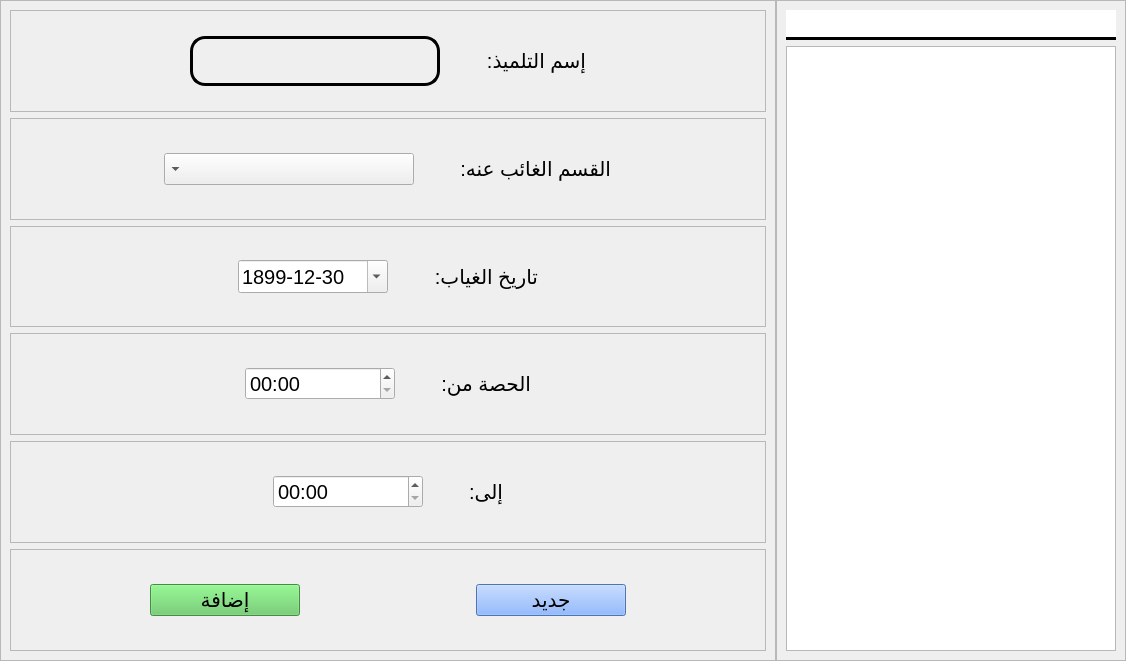
<?xml version="1.0" encoding="UTF-8"?>
<ui version="4.0">
 <class>add_absents_s</class>
 <widget class="QWidget" name="add_absents_s">
  <property name="geometry">
   <rect>
    <x>0</x>
    <y>0</y>
    <width>1126</width>
    <height>661</height>
   </rect>
  </property>
  <property name="windowTitle">
   <string>Form</string>
  </property>
  <layout class="QHBoxLayout" name="horizontalLayout">
   <property name="spacing">
    <number>0</number>
   </property>
   <property name="leftMargin">
    <number>0</number>
   </property>
   <property name="topMargin">
    <number>0</number>
   </property>
   <property name="rightMargin">
    <number>0</number>
   </property>
   <property name="bottomMargin">
    <number>0</number>
   </property>
   <item>
    <widget class="QFrame" name="frame_5">
     <property name="frameShape">
      <enum>QFrame::Shape::StyledPanel</enum>
     </property>
     <property name="frameShadow">
      <enum>QFrame::Shadow::Raised</enum>
     </property>
     <layout class="QVBoxLayout" name="verticalLayout">
      <item>
       <widget class="QFrame" name="frame_9">
        <property name="minimumSize">
         <size>
          <width>0</width>
          <height>70</height>
         </size>
        </property>
        <property name="frameShape">
         <enum>QFrame::Shape::StyledPanel</enum>
        </property>
        <property name="frameShadow">
         <enum>QFrame::Shadow::Raised</enum>
        </property>
        <layout class="QHBoxLayout" name="horizontalLayout_7">
         <item>
          <spacer name="horizontalSpacer_3">
           <property name="orientation">
            <enum>Qt::Orientation::Horizontal</enum>
           </property>
           <property name="sizeHint" stdset="0">
            <size>
             <width>40</width>
             <height>20</height>
            </size>
           </property>
          </spacer>
         </item>
         <item>
          <widget class="QLabel" name="name">
           <property name="minimumSize">
            <size>
             <width>250</width>
             <height>0</height>
            </size>
           </property>
           <property name="maximumSize">
            <size>
             <width>16777215</width>
             <height>50</height>
            </size>
           </property>
           <property name="font">
            <font>
             <pointsize>15</pointsize>
            </font>
           </property>
           <property name="styleSheet">
            <string notr="true">border: 3px solid black; 
border-radius: 15px</string>
           </property>
           <property name="text">
            <string/>
           </property>
          </widget>
         </item>
         <item>
          <spacer name="horizontalSpacer_2">
           <property name="orientation">
            <enum>Qt::Orientation::Horizontal</enum>
           </property>
           <property name="sizeType">
            <enum>QSizePolicy::Policy::Fixed</enum>
           </property>
           <property name="sizeHint" stdset="0">
            <size>
             <width>40</width>
             <height>20</height>
            </size>
           </property>
          </spacer>
         </item>
         <item>
          <widget class="QLabel" name="label_6">
           <property name="font">
            <font>
             <pointsize>15</pointsize>
            </font>
           </property>
           <property name="text">
            <string>إسم التلميذ:</string>
           </property>
          </widget>
         </item>
         <item>
          <spacer name="horizontalSpacer">
           <property name="orientation">
            <enum>Qt::Orientation::Horizontal</enum>
           </property>
           <property name="sizeHint" stdset="0">
            <size>
             <width>40</width>
             <height>20</height>
            </size>
           </property>
          </spacer>
         </item>
        </layout>
       </widget>
      </item>
      <item>
       <widget class="QFrame" name="frame_7">
        <property name="frameShape">
         <enum>QFrame::Shape::StyledPanel</enum>
        </property>
        <property name="frameShadow">
         <enum>QFrame::Shadow::Raised</enum>
        </property>
        <layout class="QHBoxLayout" name="horizontalLayout_5">
         <item>
          <spacer name="horizontalSpacer_4">
           <property name="orientation">
            <enum>Qt::Orientation::Horizontal</enum>
           </property>
           <property name="sizeHint" stdset="0">
            <size>
             <width>237</width>
             <height>20</height>
            </size>
           </property>
          </spacer>
         </item>
         <item>
          <widget class="QComboBox" name="classroom">
           <property name="minimumSize">
            <size>
             <width>250</width>
             <height>30</height>
            </size>
           </property>
           <property name="font">
            <font>
             <pointsize>15</pointsize>
            </font>
           </property>
           <property name="layoutDirection">
            <enum>Qt::LayoutDirection::RightToLeft</enum>
           </property>
           <property name="editable">
            <bool>false</bool>
           </property>
          </widget>
         </item>
         <item>
          <spacer name="horizontalSpacer_10">
           <property name="orientation">
            <enum>Qt::Orientation::Horizontal</enum>
           </property>
           <property name="sizeType">
            <enum>QSizePolicy::Policy::Fixed</enum>
           </property>
           <property name="sizeHint" stdset="0">
            <size>
             <width>40</width>
             <height>20</height>
            </size>
           </property>
          </spacer>
         </item>
         <item>
          <widget class="QLabel" name="label_3">
           <property name="font">
            <font>
             <pointsize>15</pointsize>
            </font>
           </property>
           <property name="text">
            <string>القسم الغائب عنه:</string>
           </property>
          </widget>
         </item>
         <item>
          <spacer name="horizontalSpacer_5">
           <property name="orientation">
            <enum>Qt::Orientation::Horizontal</enum>
           </property>
           <property name="sizeHint" stdset="0">
            <size>
             <width>237</width>
             <height>20</height>
            </size>
           </property>
          </spacer>
         </item>
        </layout>
       </widget>
      </item>
      <item>
       <widget class="QFrame" name="frame_12">
        <property name="frameShape">
         <enum>QFrame::Shape::StyledPanel</enum>
        </property>
        <property name="frameShadow">
         <enum>QFrame::Shadow::Raised</enum>
        </property>
        <layout class="QHBoxLayout" name="horizontalLayout_2">
         <item>
          <spacer name="horizontalSpacer_18">
           <property name="orientation">
            <enum>Qt::Orientation::Horizontal</enum>
           </property>
           <property name="sizeHint" stdset="0">
            <size>
             <width>237</width>
             <height>20</height>
            </size>
           </property>
          </spacer>
         </item>
         <item>
          <widget class="QDateEdit" name="date_ab">
           <property name="minimumSize">
            <size>
             <width>150</width>
             <height>30</height>
            </size>
           </property>
           <property name="font">
            <font>
             <pointsize>15</pointsize>
            </font>
           </property>
           <property name="dateTime">
            <datetime>
             <hour>0</hour>
             <minute>0</minute>
             <second>0</second>
             <year>1899</year>
             <month>12</month>
             <day>30</day>
            </datetime>
           </property>
           <property name="displayFormat">
            <string>yyyy-MM-dd</string>
           </property>
           <property name="calendarPopup">
            <bool>true</bool>
           </property>
          </widget>
         </item>
         <item>
          <spacer name="horizontalSpacer_21">
           <property name="orientation">
            <enum>Qt::Orientation::Horizontal</enum>
           </property>
           <property name="sizeType">
            <enum>QSizePolicy::Policy::Fixed</enum>
           </property>
           <property name="sizeHint" stdset="0">
            <size>
             <width>40</width>
             <height>20</height>
            </size>
           </property>
          </spacer>
         </item>
         <item>
          <widget class="QLabel" name="label_4">
           <property name="font">
            <font>
             <pointsize>15</pointsize>
            </font>
           </property>
           <property name="text">
            <string>تاريخ الغياب:</string>
           </property>
          </widget>
         </item>
         <item>
          <spacer name="horizontalSpacer_22">
           <property name="orientation">
            <enum>Qt::Orientation::Horizontal</enum>
           </property>
           <property name="sizeHint" stdset="0">
            <size>
             <width>237</width>
             <height>20</height>
            </size>
           </property>
          </spacer>
         </item>
        </layout>
       </widget>
      </item>
      <item>
       <widget class="QFrame" name="frame_14">
        <property name="frameShape">
         <enum>QFrame::Shape::StyledPanel</enum>
        </property>
        <property name="frameShadow">
         <enum>QFrame::Shadow::Raised</enum>
        </property>
        <layout class="QHBoxLayout" name="horizontalLayout_3">
         <item>
          <spacer name="horizontalSpacer_23">
           <property name="orientation">
            <enum>Qt::Orientation::Horizontal</enum>
           </property>
           <property name="sizeHint" stdset="0">
            <size>
             <width>237</width>
             <height>20</height>
            </size>
           </property>
          </spacer>
         </item>
         <item>
          <widget class="QTimeEdit" name="du_time">
           <property name="minimumSize">
            <size>
             <width>150</width>
             <height>30</height>
            </size>
           </property>
           <property name="font">
            <font>
             <pointsize>15</pointsize>
            </font>
           </property>
           <property name="maximumTime">
            <time>
             <hour>23</hour>
             <minute>59</minute>
             <second>59</second>
            </time>
           </property>
           <property name="currentSection">
            <enum>QDateTimeEdit::Section::HourSection</enum>
           </property>
           <property name="displayFormat">
            <string>hh:mm</string>
           </property>
           <property name="calendarPopup">
            <bool>false</bool>
           </property>
          </widget>
         </item>
         <item>
          <spacer name="horizontalSpacer_24">
           <property name="orientation">
            <enum>Qt::Orientation::Horizontal</enum>
           </property>
           <property name="sizeType">
            <enum>QSizePolicy::Policy::Fixed</enum>
           </property>
           <property name="sizeHint" stdset="0">
            <size>
             <width>40</width>
             <height>20</height>
            </size>
           </property>
          </spacer>
         </item>
         <item>
          <widget class="QLabel" name="label_8">
           <property name="font">
            <font>
             <pointsize>15</pointsize>
            </font>
           </property>
           <property name="text">
            <string>الحصة من:</string>
           </property>
          </widget>
         </item>
         <item>
          <spacer name="horizontalSpacer_25">
           <property name="orientation">
            <enum>Qt::Orientation::Horizontal</enum>
           </property>
           <property name="sizeHint" stdset="0">
            <size>
             <width>237</width>
             <height>20</height>
            </size>
           </property>
          </spacer>
         </item>
        </layout>
       </widget>
      </item>
      <item>
       <widget class="QFrame" name="frame_8">
        <property name="frameShape">
         <enum>QFrame::Shape::StyledPanel</enum>
        </property>
        <property name="frameShadow">
         <enum>QFrame::Shadow::Raised</enum>
        </property>
        <layout class="QHBoxLayout" name="horizontalLayout_6">
         <item>
          <spacer name="horizontalSpacer_7">
           <property name="orientation">
            <enum>Qt::Orientation::Horizontal</enum>
           </property>
           <property name="sizeHint" stdset="0">
            <size>
             <width>237</width>
             <height>20</height>
            </size>
           </property>
          </spacer>
         </item>
         <item>
          <widget class="QTimeEdit" name="to_time">
           <property name="minimumSize">
            <size>
             <width>150</width>
             <height>30</height>
            </size>
           </property>
           <property name="font">
            <font>
             <pointsize>15</pointsize>
            </font>
           </property>
           <property name="maximumTime">
            <time>
             <hour>23</hour>
             <minute>59</minute>
             <second>59</second>
            </time>
           </property>
           <property name="currentSection">
            <enum>QDateTimeEdit::Section::HourSection</enum>
           </property>
           <property name="displayFormat">
            <string>hh:mm</string>
           </property>
          </widget>
         </item>
         <item>
          <spacer name="horizontalSpacer_11">
           <property name="orientation">
            <enum>Qt::Orientation::Horizontal</enum>
           </property>
           <property name="sizeType">
            <enum>QSizePolicy::Policy::Fixed</enum>
           </property>
           <property name="sizeHint" stdset="0">
            <size>
             <width>40</width>
             <height>20</height>
            </size>
           </property>
          </spacer>
         </item>
         <item>
          <widget class="QLabel" name="label_5">
           <property name="font">
            <font>
             <pointsize>15</pointsize>
            </font>
           </property>
           <property name="text">
            <string>إلى:</string>
           </property>
          </widget>
         </item>
         <item>
          <spacer name="horizontalSpacer_6">
           <property name="orientation">
            <enum>Qt::Orientation::Horizontal</enum>
           </property>
           <property name="sizeHint" stdset="0">
            <size>
             <width>237</width>
             <height>20</height>
            </size>
           </property>
          </spacer>
         </item>
        </layout>
       </widget>
      </item>
      <item>
       <widget class="QFrame" name="frame_10">
        <property name="frameShape">
         <enum>QFrame::Shape::StyledPanel</enum>
        </property>
        <property name="frameShadow">
         <enum>QFrame::Shadow::Raised</enum>
        </property>
        <layout class="QHBoxLayout" name="horizontalLayout_4">
         <item>
          <widget class="QPushButton" name="add_btn">
           <property name="minimumSize">
            <size>
             <width>100</width>
             <height>30</height>
            </size>
           </property>
           <property name="maximumSize">
            <size>
             <width>150</width>
             <height>16777215</height>
            </size>
           </property>
           <property name="font">
            <font>
             <pointsize>15</pointsize>
            </font>
           </property>
           <property name="styleSheet">
            <string notr="true">background-color: rgb(95, 199, 94);</string>
           </property>
           <property name="text">
            <string>إضافة</string>
           </property>
          </widget>
         </item>
         <item>
          <spacer name="horizontalSpacer_8">
           <property name="orientation">
            <enum>Qt::Orientation::Horizontal</enum>
           </property>
           <property name="sizeType">
            <enum>QSizePolicy::Policy::Fixed</enum>
           </property>
           <property name="sizeHint" stdset="0">
            <size>
             <width>40</width>
             <height>20</height>
            </size>
           </property>
          </spacer>
         </item>
         <item>
          <widget class="QPushButton" name="new_btn">
           <property name="minimumSize">
            <size>
             <width>100</width>
             <height>30</height>
            </size>
           </property>
           <property name="maximumSize">
            <size>
             <width>150</width>
             <height>16777215</height>
            </size>
           </property>
           <property name="font">
            <font>
             <pointsize>15</pointsize>
            </font>
           </property>
           <property name="styleSheet">
            <string notr="true">background-color: rgb(111, 162, 255);</string>
           </property>
           <property name="text">
            <string>جديد</string>
           </property>
          </widget>
         </item>
        </layout>
       </widget>
      </item>
     </layout>
    </widget>
   </item>
   <item>
    <widget class="QFrame" name="frame_4">
     <property name="minimumSize">
      <size>
       <width>350</width>
       <height>0</height>
      </size>
     </property>
     <property name="frameShape">
      <enum>QFrame::Shape::StyledPanel</enum>
     </property>
     <property name="frameShadow">
      <enum>QFrame::Shadow::Raised</enum>
     </property>
     <layout class="QVBoxLayout" name="verticalLayout_3">
      <item>
       <widget class="QLineEdit" name="search_ent">
        <property name="minimumSize">
         <size>
          <width>0</width>
          <height>30</height>
         </size>
        </property>
        <property name="font">
         <font>
          <pointsize>15</pointsize>
         </font>
        </property>
        <property name="layoutDirection">
         <enum>Qt::LayoutDirection::RightToLeft</enum>
        </property>
        <property name="styleSheet">
         <string notr="true">border: 3px solid black;
border-left: none;
border-right: none;
border-top: none 
</string>
        </property>
       </widget>
      </item>
      <item>
       <widget class="QTableView" name="student_list">
        <property name="minimumSize">
         <size>
          <width>300</width>
          <height>0</height>
         </size>
        </property>
        <property name="font">
         <font>
          <pointsize>15</pointsize>
         </font>
        </property>
        <property name="layoutDirection">
         <enum>Qt::LayoutDirection::RightToLeft</enum>
        </property>
        <property name="editTriggers">
         <set>QAbstractItemView::EditTrigger::NoEditTriggers</set>
        </property>
        <property name="alternatingRowColors">
         <bool>true</bool>
        </property>
        <property name="selectionMode">
         <enum>QAbstractItemView::SelectionMode::SingleSelection</enum>
        </property>
        <property name="selectionBehavior">
         <enum>QAbstractItemView::SelectionBehavior::SelectRows</enum>
        </property>
        <property name="verticalScrollMode">
         <enum>QAbstractItemView::ScrollMode::ScrollPerPixel</enum>
        </property>
        <property name="horizontalScrollMode">
         <enum>QAbstractItemView::ScrollMode::ScrollPerPixel</enum>
        </property>
        <property name="showGrid">
         <bool>false</bool>
        </property>
        <attribute name="horizontalHeaderMinimumSectionSize">
         <number>150</number>
        </attribute>
        <attribute name="verticalHeaderDefaultSectionSize">
         <number>35</number>
        </attribute>
       </widget>
      </item>
     </layout>
    </widget>
   </item>
  </layout>
 </widget>
 <resources/>
 <connections/>
</ui>
